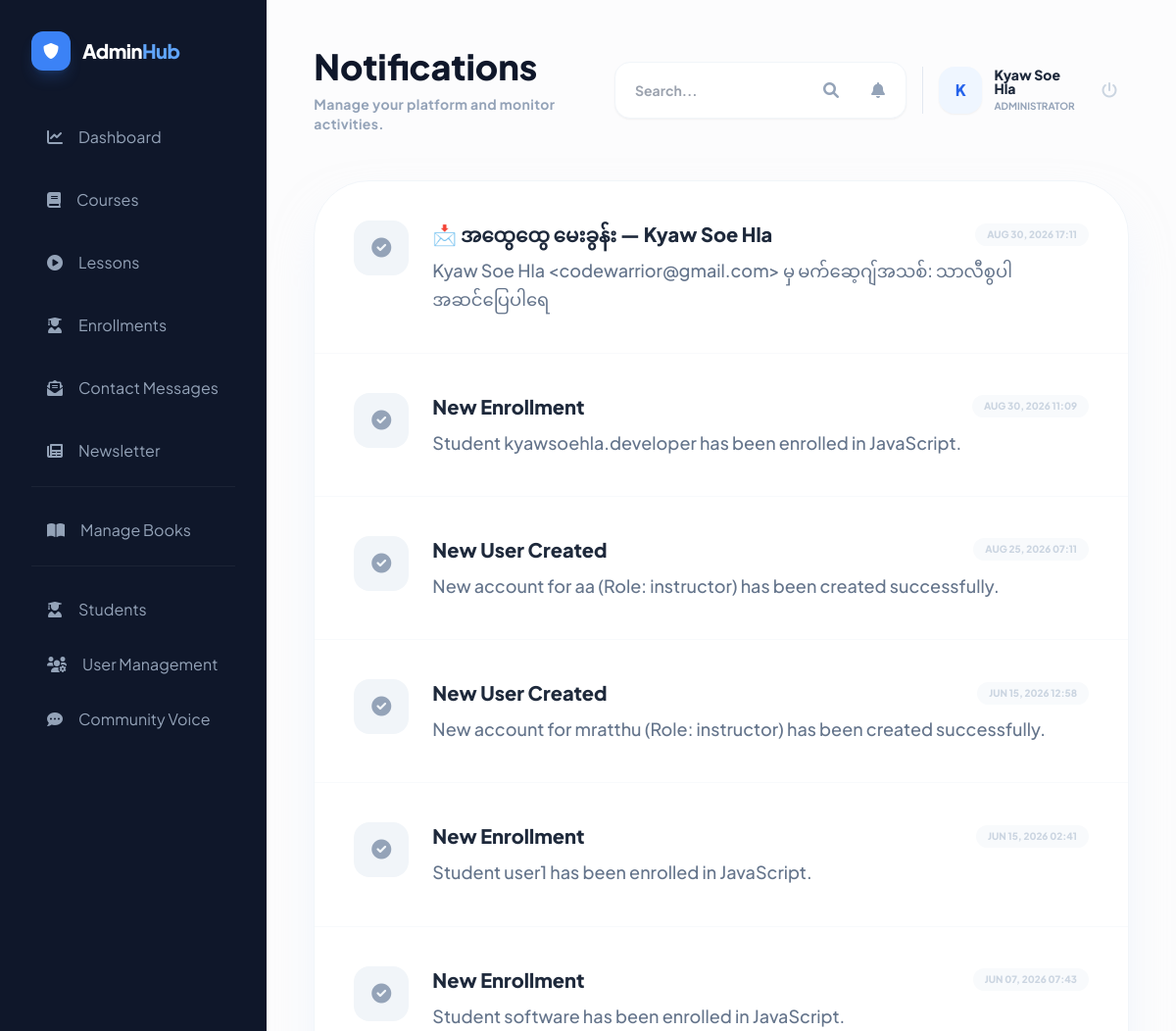
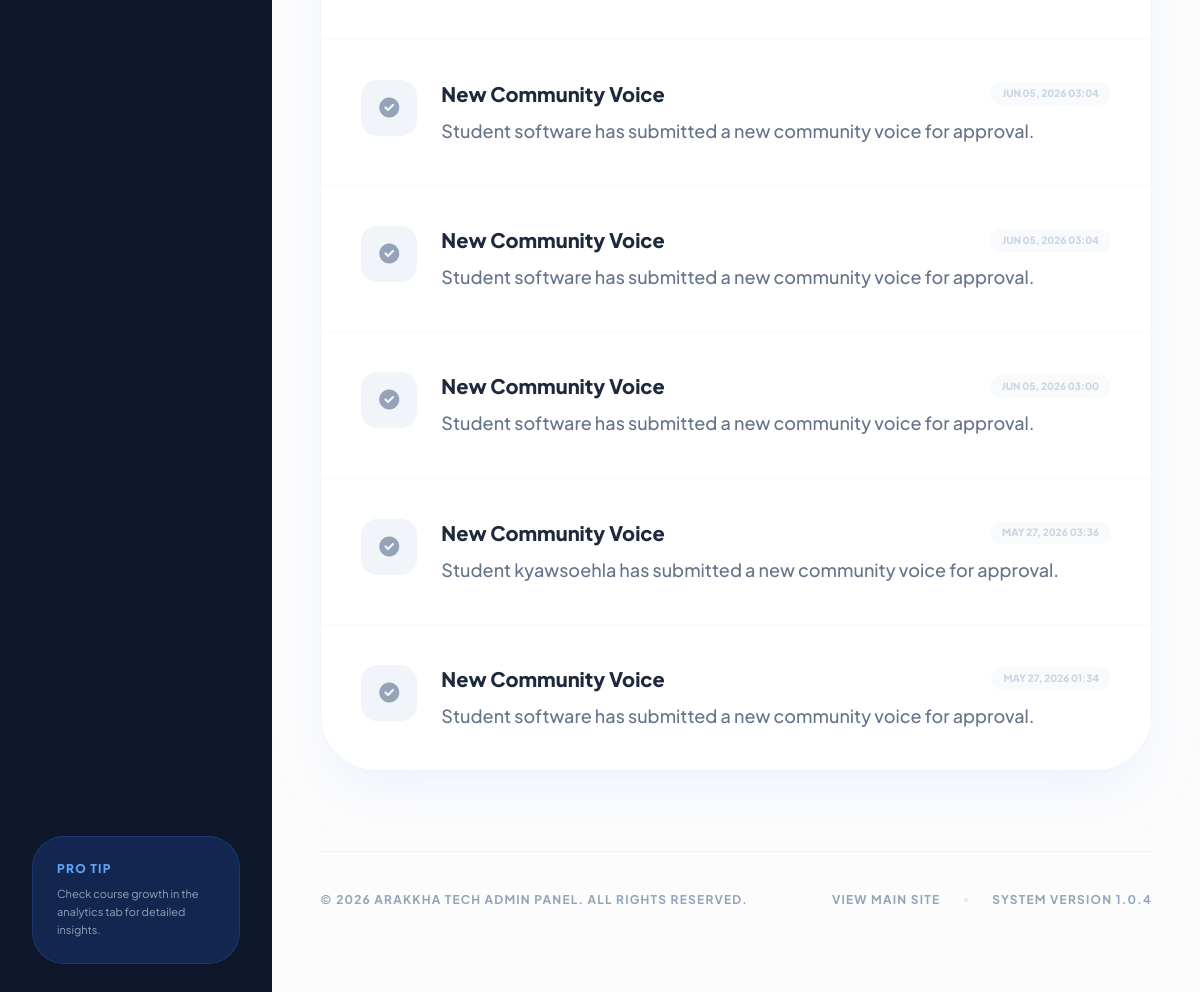
The app's page /notifications/ (signed in) with its own data (2 pictures, top to bottom).
### courses/models.py (models this page shows, shortened)
class Notification(models.Model):
    user = models.ForeignKey(User, on_delete=models.CASCADE, related_name='notifications')
    title = models.CharField(max_length=255)
    message = models.TextField()
    is_read = models.BooleanField(default=False)
    is_admin_notification = models.BooleanField(default=False) # True for Admin Panel, False for Student/Public
    created_at = models.DateTimeField(auto_now_add=True)
    class Meta:
        ordering = ['-created_at']

### courses/views.py (the view)
# urls.py: path('notifications/', views.all_notifications, name='all_notifications'),
@login_required
def all_notifications(request):
    if request.user.is_superuser:
        notifications = Notification.objects.filter(user=request.user, is_admin_notification=True)
    else:
        notifications = Notification.objects.filter(user=request.user, is_admin_notification=False)
    notifications.filter(is_read=False).update(is_read=True)
    return render(request, 'courses/all_notifications.html', {
        'notifications': notifications,
        'title': 'Notifications'
    })

### courses/context_processors.py (called while the page is built, shortened)
def user_roles(request):
    try:
        if request.user.is_authenticated:
            is_admin = _is_admin(request.user)
            is_instructor = _is_instructor(request.user)
            unread_contacts = 0
            if is_admin or is_instructor:
                try:
                    unread_contacts = ContactMessage.objects.filter(is_read=False).count()
                except Exception:
                    unread_contacts = 0
            return {
                'is_admin_user': is_admin,
                'is_instructor_user': is_instructor,
                'user_role_label': (request.user.profile.role if hasattr(request.user, 'profile') else 'student'),
                'unread_contact_messages_count': unread_contacts,
            }
    except Exception:
        pass

def footer_latest_courses(request):
    try:
        courses = list(Course.objects.order_by('-created_at')[:4])
        return {'footer_latest_courses': courses}
    except Exception:
        return {'footer_latest_courses': []}

### courses/helpers.py (called while the page is built)
def is_admin(user):
    if user.is_superuser:
        return True
    if hasattr(user, 'profile'):
        return user.profile.role == 'admin'
    return False

def is_instructor(user):
    if user.is_superuser:
        return True
    if hasattr(user, 'profile'):
        return user.profile.role == 'instructor'
    return False

### courses/templates/courses/all_notifications.html (shortened to what this page needs)
{% extends 'base.html' %}
{% block content %}
<div class="min-h-screen bg-[#fcfcfd] flex flex-col {% if user.is_superuser %}lg:flex-row{% endif %}">
    {% if user.is_superuser %}
        {% include 'courses/admin_sidebar_snippet.html' %}
    {% endif %}
    <main class="flex-grow {% if user.is_superuser %}p-6 lg:p-12{% else %}relative{% endif %}">
        {% if user.is_superuser %}
            {% include 'courses/admin_topbar_snippet.html' with title="Notifications" subtitle="Stay updated with platform activities." %}
        {% endif %}
        <div class="max-w-4xl mx-auto {% if not user.is_superuser %}-mt-24 px-6 pb-20 relative z-10{% endif %}">
            <div class="bg-white rounded-[3.5rem] shadow-2xl shadow-blue-100/50 border border-slate-100 overflow-hidden" data-aos="fade-up">
                <div class="divide-y divide-slate-50">
                    {% for notification in notifications %}
                    <div class="p-8 md:p-10 flex items-start group hover:bg-slate-50/50 transition-all {% if not notification.is_read %}bg-blue-50/30{% endif %}">
                        <div class="w-14 h-14 rounded-2xl {% if not notification.is_read %}bg-blue-600 text-white shadow-xl shadow-blue-200{% else %}bg-slate-100 text-slate-400{% endif %} flex items-center justify-center text-xl mr-6 flex-shrink-0 transition-all group-hover:scale-110">
                            <i class="fas {% if not notification.is_read %}fa-bell{% else %}fa-check-circle{% endif %}"></i>
                        </div>
                        <div class="flex-grow">
                            <div class="flex flex-col md:flex-row md:items-center justify-between mb-2 gap-2">
                                <h3 class="text-xl font-black text-slate-800 group-hover:text-blue-600 transition-colors">{{ notification.title }}</h3>
                                <span class="text-[10px] font-black text-slate-300 uppercase bg-slate-50 px-3 py-1 rounded-full">{{ notification.created_at|date:"M d, Y H:i" }}</span>
                            </div>
                            <p class="text-slate-500 font-medium leading-relaxed text-lg">{{ notification.message }}</p>
                        </div>
                    </div>
                    {% endfor %}
                </div>
            </div>
        </div>
        {% if user.is_superuser %}
            {% include 'courses/admin_footer_snippet.html' %}
        {% endif %}
    </main>
</div>
{% endblock %}

### courses/templates/courses/admin_topbar_snippet.html (shortened to what this page needs)
<header class="relative z-[60] flex flex-col md:flex-row md:items-center justify-between mb-12 gap-6" data-aos="fade-down">
    <div>
        <h1 class="text-4xl font-black text-slate-900 mb-2">{% block admin_title %}{{ title|default:"Admin Dashboard" }}{% endblock %}</h1>
        <p class="text-slate-400 font-bold text-sm tracking-wide">{% block admin_subtitle %}Manage your platform and monitor activities.{% endblock %}</p>
    </div>
    <div class="flex items-center space-x-4 relative">
        <div class="bg-white p-2 rounded-2xl shadow-sm border border-slate-100 flex items-center space-x-2 relative z-10">
            <form action="{% url 'admin_search' %}" method="GET" class="flex items-center">
                <input type="text" name="q" placeholder="Search..." class="bg-transparent border-none text-sm font-bold text-slate-600 px-3 py-1 outline-none w-32 md:w-48">
                <button type="submit" class="w-10 h-10 rounded-xl hover:bg-slate-50 text-slate-400 transition-all"><i class="fas fa-search"></i></button>
            </form>
            <div class="relative group/notifications">
                <button class="w-10 h-10 rounded-xl hover:bg-slate-50 text-slate-400 transition-all relative">
                    <i class="fas fa-bell"></i>
                </button>
            </div>
        </div>
        <div class="flex items-center space-x-3 pl-4 border-l border-slate-200">
            <div class="w-12 h-12 rounded-2xl bg-blue-50 flex items-center justify-center text-blue-600 font-black shadow-sm">
                {{ user.username|slice:":1"|upper }}
            </div>
            <div class="hidden md:block">
                <p class="text-sm font-black text-slate-800 leading-none mb-1">
                    {% if user.get_full_name %}
                        {{ user.get_full_name }}
                    {% else %}
                        {{ user.username }}
                    {% endif %}
                </p>
                <p class="text-[10px] font-bold text-slate-400 uppercase">
                    {% if is_admin_user %}Administrator{% elif is_instructor_user %}Instructor{% else %}User{% endif %}
                </p>
            </div>
            <form action="{% url 'logout' %}" method="post" class="ml-2">
                <button type="submit" class="w-10 h-10 rounded-xl hover:bg-rose-50 text-slate-300 hover:text-rose-500 transition-all">
                    <i class="fas fa-power-off"></i>
                </button>
            </form>
        </div>
    </div>
</header>

### templates/base.html (style rules this page uses)
:root { --brand-50: #eef2ff; --brand-100: #e0e7ff; --brand-200: #c7d2fe; --brand-300: #a5b4fc; --brand-400: #818cf8; --brand-500: #6366f1; --brand-600: #4f46e5; --brand-700: #4338ca; --brand-800: #3730a3; --brand-900: #312e81; --brand-950: #1e1b4b; --brand2-50: #faf5ff; --brand2-100: #f3e8ff; --brand2-200: #e9d5ff; --brand2-300: #d8b4fe; --brand2-400: #c084fc; --brand2-500: #a855f7; --brand2-600: #9333ea; --success: #10b981; --warning: #f59e0b; --danger: #ef4444; --bg-page: #f8fafc; --bg-dark: #0f172a; --bg-dark-2: #0b1120; --text-main: #0f172a; --text-sub: #475569; --text-mute: #94a3b8; --primary: var(--brand-500); --primary-dark: var(--brand-600); --secondary: var(--brand2-500); --bg-slate: var(--bg-page); }
body { font-family: 'Plus Jakarta Sans', 'Pyidaungsu', sans-serif; scroll-behavior: smooth; background: var(--bg-page); color: var(--text-main); }

### records on screen
Notification: title "📩 အထွေထွေ မေးခွန်း — Kyaw Soe Hla", created_at "AUG 30, 2026 17:11", message "Kyaw Soe Hla <codewarrior@gmail.com> မှ မက်ဆေ့ဂျ်အသစ်: သာလီစွပါ အဆင်ပြေပါရေ"
Notification: title "New Enrollment", created_at "AUG 30, 2026 11:09", message "Student kyawsoehla.developer has been enrolled in JavaScript."
Notification: title "New User Created", created_at "AUG 25, 2026 07:11", message "New account for aa (Role: instructor) has been created successfully."
Notification: title "New User Created", created_at "JUN 15, 2026 12:58", message "New account for mratthu (Role: instructor) has been created successfully."
Notification: title "New Enrollment", created_at "JUN 15, 2026 02:41", message "Student user1 has been enrolled in JavaScript."
Notification: title "New Enrollment", created_at "JUN 07, 2026 07:43", message "Student software has been enrolled in JavaScript."
Notification: title "New Community Voice", created_at "JUN 05, 2026 03:04", message "Student software has submitted a new community voice for approval."
Notification: title "New Community Voice", created_at "JUN 05, 2026 03:04", message "Student software has submitted a new community voice for approval."
Notification: title "New Community Voice", created_at "JUN 05, 2026 03:00", message "Student software has submitted a new community voice for approval."
Notification: title "New Community Voice", created_at "MAY 27, 2026 03:36", message "Student kyawsoehla has submitted a new community voice for approval."
Notification: title "New Community Voice", created_at "MAY 27, 2026 01:34", message "Student software has submitted a new community voice for approval."

### other values on screen
{{ title|default:"Admin Dashboard" }} "Notifications"
{{ user.username|slice:":1"|upper }} "K"
{{ user.get_full_name }} "Kyaw Soe Hla"
